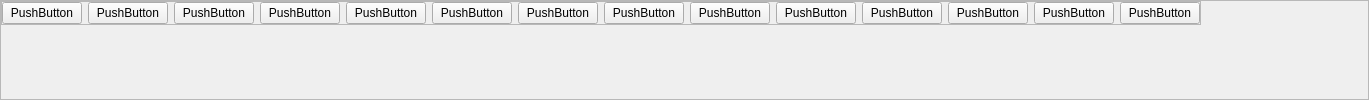
     <widget class="QFrame" name="frame">
      <property name="minimumSize">
       <size>
        <width>1369</width>
        <height>0</height>
       </size>
      </property>
      <property name="frameShape">
       <enum>QFrame::StyledPanel</enum>
      </property>
      <property name="frameShadow">
       <enum>QFrame::Raised</enum>
      </property>
      <layout class="QHBoxLayout" name="horizontalLayout_19">
       <property name="leftMargin">
        <number>0</number>
       </property>
       <property name="topMargin">
        <number>0</number>
       </property>
       <property name="rightMargin">
        <number>0</number>
       </property>
       <property name="bottomMargin">
        <number>0</number>
       </property>
       <item alignment="Qt::AlignLeft|Qt::AlignTop">
        <widget class="QFrame" name="frame_4">
         <property name="frameShape">
          <enum>QFrame::StyledPanel</enum>
         </property>
         <property name="frameShadow">
          <enum>QFrame::Raised</enum>
         </property>
         <layout class="QHBoxLayout" name="horizontalLayout">
          <property name="leftMargin">
           <number>0</number>
          </property>
          <property name="topMargin">
           <number>0</number>
          </property>
          <property name="rightMargin">
           <number>0</number>
          </property>
          <property name="bottomMargin">
           <number>0</number>
          </property>
          <item alignment="Qt::AlignTop">
           <widget class="QPushButton" name="pushButton">
            <property name="text">
             <string>PushButton</string>
            </property>
           </widget>
          </item>
          <item alignment="Qt::AlignTop">
           <widget class="QPushButton" name="pushButton_2">
            <property name="text">
             <string>PushButton</string>
            </property>
           </widget>
          </item>
          <item>
           <widget class="QPushButton" name="pushButton_3">
            <property name="text">
             <string>PushButton</string>
            </property>
           </widget>
          </item>
          <item>
           <widget class="QPushButton" name="pushButton_9">
            <property name="text">
             <string>PushButton</string>
            </property>
           </widget>
          </item>
          <item>
           <widget class="QPushButton" name="pushButton_4">
            <property name="text">
             <string>PushButton</string>
            </property>
           </widget>
          </item>
          <item>
           <widget class="QPushButton" name="pushButton_5">
            <property name="text">
             <string>PushButton</string>
            </property>
           </widget>
          </item>
          <item>
           <widget class="QPushButton" name="pushButton_6">
            <property name="text">
             <string>PushButton</string>
            </property>
           </widget>
          </item>
          <item>
           <widget class="QPushButton" name="pushButton_13">
            <property name="text">
             <string>PushButton</string>
            </property>
           </widget>
          </item>
          <item>
           <widget class="QPushButton" name="pushButton_14">
            <property name="text">
             <string>PushButton</string>
            </property>
           </widget>
          </item>
          <item>
           <widget class="QPushButton" name="pushButton_7">
            <property name="text">
             <string>PushButton</string>
            </property>
           </widget>
          </item>
          <item>
           <widget class="QPushButton" name="pushButton_10">
            <property name="text">
             <string>PushButton</string>
            </property>
           </widget>
          </item>
          <item>
           <widget class="QPushButton" name="pushButton_8">
            <property name="text">
             <string>PushButton</string>
            </property>
           </widget>
          </item>
          <item>
           <widget class="QPushButton" name="pushButton_12">
            <property name="text">
             <string>PushButton</string>
            </property>
           </widget>
          </item>
          <item>
           <widget class="QPushButton" name="pushButton_11">
            <property name="text">
             <string>PushButton</string>
            </property>
           </widget>
          </item>
         </layout>
        </widget>
       </item>
      </layout>
     </widget>
